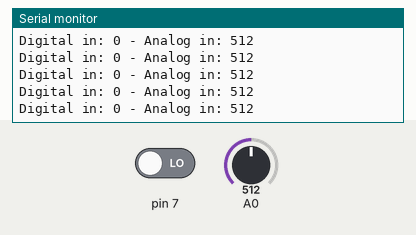
Simulated run of this sketch. Board: Arduino Uno, built with avr-gcc and run on an emulated ATmega328P. Shown: the last lines printed to the serial monitor. Inputs (shaded band) come from the test bench; at power-on: A0 = 512, pin 7 LOW.

Above: at 1.2 s.
1.3 s: A0 set to 982
At 2.1 s:
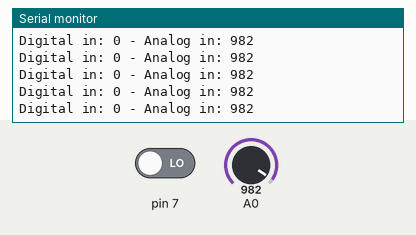
4.3 s: A0 set to 1010
At 5.0 s:
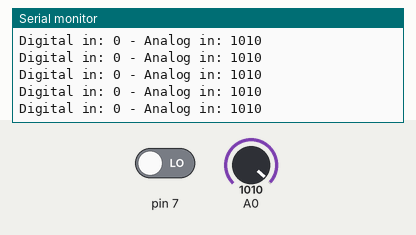
Timing chart, 0 to 6.9 s (numbered marks = the images above; inputs shaded):
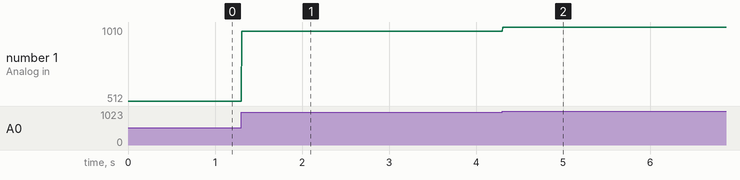

The sketch:

test_magnetic_sens.ino
```cpp
void setup() {
  pinMode(7, INPUT);
  Serial.begin (115200);
  Serial.println ("Begin: ");
}

void loop() {
  // put your main code here, to run repeatedly:
  boolean mag_dig = false;
  unsigned int mag_an = 0;
  mag_dig = digitalRead(7);
  mag_an = analogRead (A0);
  Serial.print ("Digital in: ");
  Serial.print (mag_dig);
  Serial.print (" - Analog in: ");
  Serial.println (mag_an);

}
```

Measured:
- after the input at 1.3 s, the serial monitor: prints a new line at once (image 1)
- after the input at 4.3 s, the serial monitor: prints a new line at once (image 2)
- plotted number 1: 512 → 982 after the input at 1.3 s, 982 → 1010 after the input at 4.3 s
